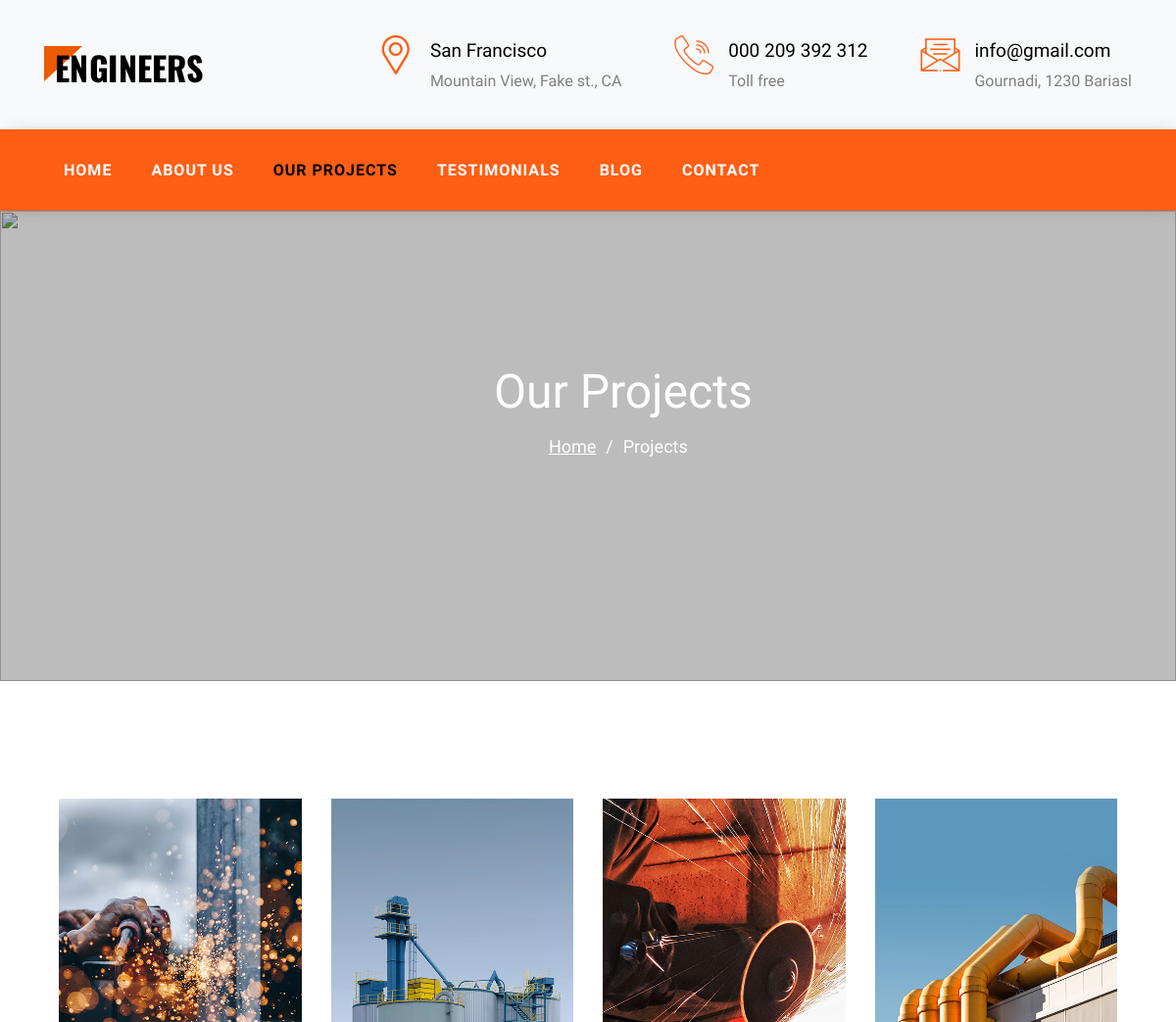
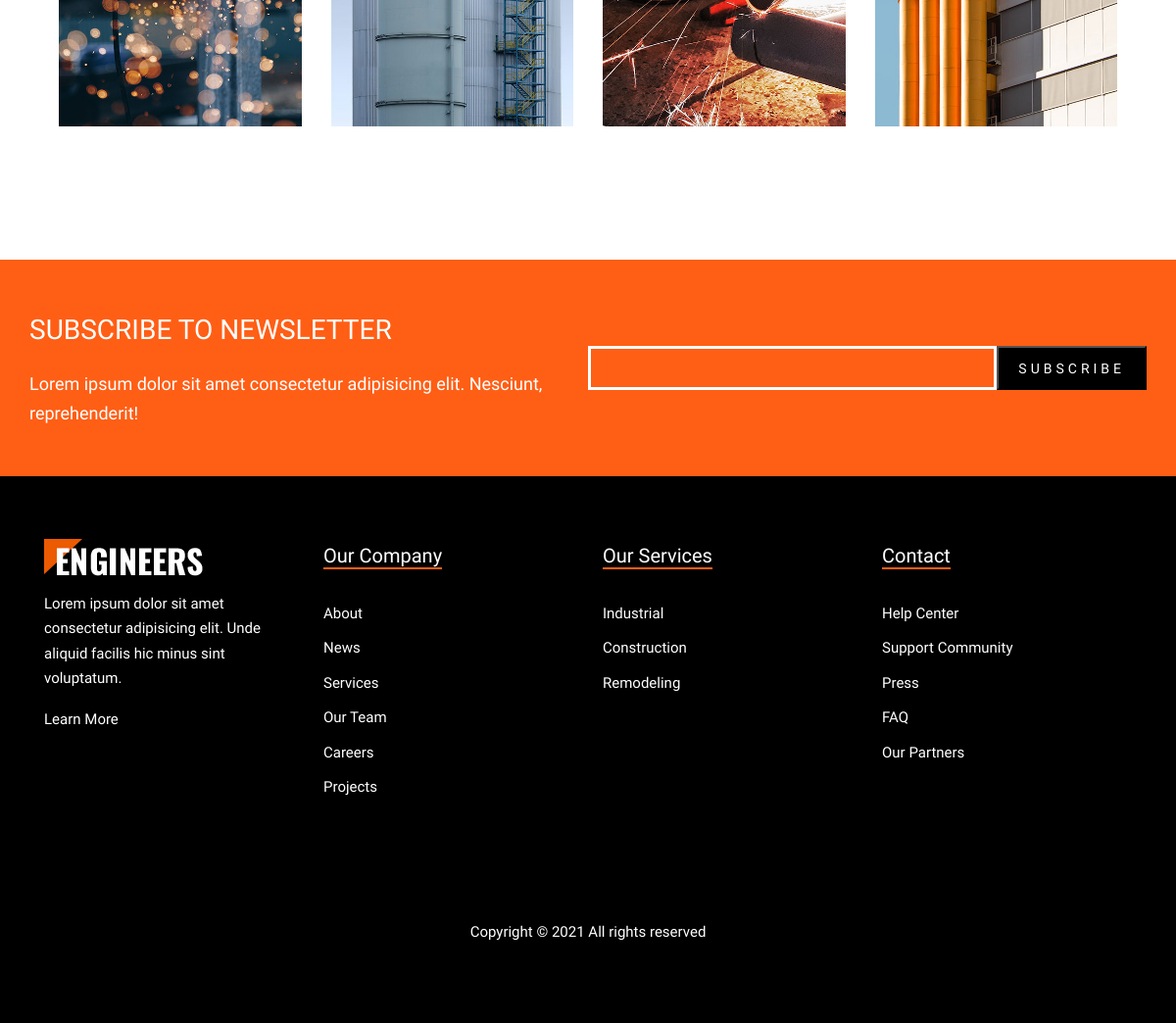
The app's page /projects with its own data (2 pictures, top to bottom).
### engineers/models.py (models this page shows)
class Address(db.Model):
    id = db.Column(db.Integer, primary_key=True)
    icon = db.Column(db.String(20), nullable=True)
    desc = db.Column(db.String(50), nullable=False)
    big_desc = db.Column(db.String(75), nullable=False)

class Project(db.Model):
    id = db.Column(db.Integer, primary_key=True)
    name = db.Column(db.String(50), nullable=False)
    image = db.Column(db.String(20), default='uploads/default.jpeg')
    category = db.Column(db.Integer, db.ForeignKey('procategory.id'), nullable=False)

### engineers/controllers.py (the view)
@app.route('/projects')
def project():
    address = Address.query.all()
    pro_category = Project.query.all()
    return render_template('app/projects.html', pro_category=pro_category, address=address)

### engineers/templates/app/projects.html (shortened to what this page needs)
{% extends 'app/base.html' %}
{% block content %}
    <menu>
        <div class="row nav-sticky">
            <div class="row-nav col-12 ff-oswald">
                <ul class="d-flex nav-ul color-fff">
                    <li class="nav-li"><a href="/index" >Home</a></li>
                    <li class="nav-li"><a href="/about" >About Us</a></li>
                    <li class="nav-li"><a href="/projects" class="selected">Our Projects</a></li>
                    <li class="nav-li"><a href="/testi">Testimonials</a></li>
                    <li class="nav-li"><a href="/blog" >Blog</a></li>
                    <li class="nav-li"><a href="/contact" >Contact</a></li>
                </ul>
            </div>
        </div>
    </menu>
    <section>
        <figure class="bg-img-fig height-60vh">
            <div class="overlay"></div>
            <img src="{{ url_for('static', filename='img/hero_1.jpg')}}" alt="" class="bg-img user-none">
            <div class="row-title ">
                <div class="about-section-title txt-algn-cnt max-w-1140 p-abs margin-0-auto">
                    <h2 class="margin-0">Our Projects</h2>
                    <p class="d-flex jc-center ff-mulish ">
                        <a href="/index" class="color-fff margin-r-1">Home</a>
                        <span class="margin-r-1">/</span>
                        <span class="margin-r-1">Projects</span>
                    </p>
                </div>
            </div>
        </figure>
    </section>
    <main>
        <div class="block-projects">
            <div class="container max-w-1140 margin-0-auto">
                <div class="row d-flex f-wrap">
                    {% for project in pro_category %}
                    <div class="col-3">
                        <div class="pro-left project p-rel">
                            <figure class="fig-pro fig-pro-left">
                                <img src="static/uploads/{{project.image}}" alt="">
                            </figure>
                        </div>
                    </div>
                    {% endfor %}
                </div>
            </div>
        </div>
        <div class="block-7">
            <div class="container container-sub">
                <div class="row max-w-1140 d-flex margin-0-auto">
                    <div class="col-6">
                        <div class="sub-left">
                            <h2>
                                SUBSCRIBE TO NEWSLETTER
                            </h2>
                            <p>
                                Lorem ipsum dolor sit amet consectetur adipisicing elit. Nesciunt, reprehenderit!
                            </p>
                        </div>
                    </div>
                    <div class="col-6">
                        <form action="#" class="d-flex">
                            <input type="text" class="form-sub form-sub-input">
                            <input type="submit" class="form-sub form-sub-submit" value="SUBSCRIBE">
                        </form>
                    </div>
                </div>
            </div>
        </div>
    </main>
    {% endblock %}

### engineers/templates/includes/header.html
<header>
    <section id="section-head-1">
        <div class="container container-head">
            <div class="row row-head-contact d-flex">
                <figure class="img-head-contact">
                    <a href="#"><img src="{{ url_for('static', filename='img/logo.png')}}" alt="logo-engineers" class="img-logo"></a>
                </figure>
                {% for add in address %}
                <div class="box-head-contact d-flex">
                    <i class="{{add.icon}} head-icon"></i>
                    <div class="contact-text">
                        <div class="top-text ff-oswald f-weight">{{add.desc}}</div>
                        <div class="bottom-text ff-mulish">{{add.big_desc}}</div>
                    </div>
                </div>
                {% endfor %}
            </div>
        </div>
    </section>
</header>

### engineers/static/css/style.css (style rules this page uses)
* { box-sizing: border-box; margin: 0; padding: 0; }
body { line-height: 1.7; font-family: "Oswald", sans-serif; }
.container { width: 100%; padding-right: 15px; padding-left: 15px; margin-right: auto; margin-left: auto; }
.container-head { background-color: #f8f9fa; }
.img-head-contact { width: 285px; height: 38px; margin: 0; padding: 0 0; }
.img-logo { width: 162px; object-fit: cover; }
.row-head-contact { max-width: 1140px; margin: 0 auto; align-items: center; justify-content: space-between; padding: 40px 15px; height: 132px; }
.top-text { font-size: 19px; color: #000; }
.bottom-text { font-size: 16px; color: #808080; font-style: normal; }
.head-icon { margin-right: 15px; font-size: 40px; color: #ff5e15; line-height: 1.5px; }
menu { position: sticky; top: 0%; z-index: 5; box-shadow: 4px 0 20px -5px rgb(0 0 0 / 20%); }
.row-nav { background-color: #ff5e15; align-items: center; padding: 8px 0; }
.nav-ul { align-items: center; text-align: left; width: 1110px; margin: 0 auto; }
.nav-li { font-size: 16px; letter-spacing: 1px; font-weight: 500; text-transform: uppercase; padding: 20px 20px; color: #fff; cursor: pointer; transition: 0.3s all ease 0s; font-weight: 900; }
.nav-li a { color: #fff; transition: all 0.3s ease 0s; }
.bg-img-fig { height: 90vh; width: 100%; position: relative; }
.bg-img { object-fit: cover; width: 100%; }
.overlay { position: absolute; top: 0; left: 0; width: 100%; height: 100%; opacity: 0.3; background-color: #222; }
.main-text .main-h2, h2 { font-size: 32px; margin-bottom: 48px; }
.block-7 { background-color: #ff5e15; }
.container-sub .row { padding: 3rem 0; align-items: center; }
.form-sub-input { width: 100%; background: none; color: #fff; border: 3px solid #fff; outline: none; font-size: 20px; padding: 8px 16px; }
.form-sub-submit { background: #000; border-color: #000; color: #fff; font-size: 14px; letter-spacing: 4px; font-family: "Oswald", sans-serif; padding: 10px 20px; outline: none; cursor: pointer; }
.sub-left { color: #fff; }
.sub-left h2 { font-size: 28px !important; margin-bottom: 1rem !important; }
.sub-left p { font-size: 18px; font-family: "Mulish", sans-serif; }
.project::before { content: ""; background: rgba(0, 0, 0, 0.7); position: absolute; top: 0; left: 0; right: 0; bottom: 0; opacity: 0; visibility: hidden; z-index: 2; }
.project { position: relative; overflow: hidden; margin: 0 0px; }
.about-section-title { top: 30%; left: 42%; transform: translateY(80%); display: inline-block; color: #fff; opacity: 0; }
.about-section-title h2 { font-size: 48px; }
.about-section-title p { font-size: 18px; }
.about-section-title p a { text-decoration: underline; }
.block-projects { padding: 7.5rem 0; }
.block-projects .fig-pro { width: 255px; height: 357px; overflow: hidden; display: block; }
.block-projects .fig-pro img { transition: all 0.5s; }
.block-projects .col-3 { margin-bottom: 1rem; padding: 0 15px; }
.selected { color: #000 !important; }
._active { transform: translateY(0%); opacity: 1; transition: all 1.2s ease 0s; }

### engineers/static/css/grid.css (style rules this page uses)
.col-3 { width: 25%; }
.col-6 { width: 50%; }
.col-12 { width: 100%; }

### engineers/static/css/utilities.css (style rules this page uses)
img { width: 100%; height: 100%; }
ul { list-style: none; margin: 0; padding: 0; }
a { text-decoration: none; color: #000; }
.d-flex { display: flex; }
.ff-oswald { font-family: 'Oswald', sans-serif; }
.ff-mulish { font-family: 'Mulish', sans-serif; }
h2 { font-weight: 300; margin: 0; }
.max-w-1140 { max-width: 1140px; }
.margin-0-auto { margin: 0 auto; }
.jc-center { justify-content: center; }
.txt-algn-cnt { text-align: center; }
.height-60vh { height: 60vh !important; }
.color-fff { color: #fff !important; }
.p-rel { position: relative; }
.p-abs { position: absolute; }
.user-none { user-select: none; }
.margin-0 { margin: 0; }
.margin-r-1 { margin-right: 10px; }
.f-weight { font-weight: 500; }
.f-wrap { flex-wrap: wrap; }
.selected { color: #000 !important; }
._active { transform: translateY(0%); opacity: 1; transition: all 1.2s ease 0s; }

### records on screen
Address: desc "San Francisco", big_desc "Mountain View, Fake st., CA"
Address: desc "000 209 392 312", big_desc "Toll free"
Address: desc "info@gmail.com", big_desc "Gournadi, 1230 Bariasl"
Project: image (picture)
Project: image (picture)
Project: image (picture)
Project: image (picture)
